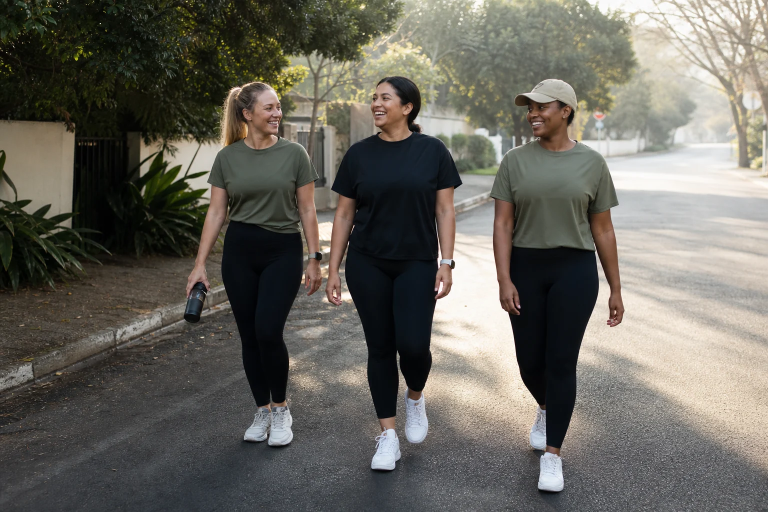
#> input picture assets/images/campaign-hero.webp, 1536 x 1024 px, given in place of exec-139e0f55-5b5f-40f5-bb08-f8ee08c5cb74.png, which was not available (shown at 1/2 size)
$ python build_hero_bottle_rebuild.py
#> lines starting #> are read from the running program, lines starting #| are printed output that depends on the picture; pictures that were not available may be replaced by others from this repository, and a replacement may not be noted
#!/usr/bin/env python3
"""Prepare and wire the clean KALM hero and bottle V4 rebuild assets."""

from __future__ import annotations

import argparse
import hashlib
import json
from pathlib import Path

from PIL import Image, ImageDraw, ImageFont


ROOT = Path(__file__).resolve().parents[2]
GEN = Path("C:/Users/Dell/.codex/generated_images/019f52cf-30cb-7401-baf7-9a72a22da332")
REPORT = ROOT / "reports/KALM-HERO-BOTTLE-REBUILD-AND-RELEASE-20260712"
BUFFALO = ROOT / "assets/branding/kalm-buffalo/kalm-buffalo-mark.png"

HEROES = {
    "desktop": "exec-139e0f55-5b5f-40f5-bb08-f8ee08c5cb74.png",
    "tablet": "exec-d6096ddb-3702-4287-9028-a5d52803ce7b.png",
    "mobile": "exec-ac5b2d2f-f8cf-43d2-940c-76a9c45892c1.png",
}

BOTTLES = {
    "everyday-bottle": {
        "title": "Everyday Bottle",
        "colors": {
            "black": ("Black", "exec-88fb5124-257f-4a7f-90d4-b69377ffe724.png", "exec-72369319-33ec-47a5-ba2c-88d9f174557e.png"),
            "cream": ("Cream", "exec-f58379d2-c479-441b-bfab-737e99aeea8d.png", "exec-4e4bee29-9001-4d7f-9dc3-c5e3222faf60.png"),
            "lilac": ("Lilac", "exec-ce54edc2-e70a-41b4-ac16-66d182b61777.png", "exec-57c61a7b-9577-4411-b2f0-efa53a9627d3.png"),
            "sky-blue": ("Sky Blue", "exec-bfe2e3a4-cba5-4518-aabc-719a2b31c442.png", "exec-e038106a-d4e7-4a19-8c52-2653eeeaf355.png"),
        },
    },
    "slim-wellness-bottle": {
        "title": "Slim Wellness Bottle",
        "colors": {
            "matte-white": ("Matte White", "exec-217a7be1-d8dc-4807-b9f5-6de3184b2311.png", "exec-134f2e7d-9855-4c8b-a337-dad65ec78203.png"),
            "stone": ("Stone", "exec-04f45410-afb0-451c-9e06-e978ab63cf96.png", "exec-60b9fc9d-5bc6-4f7d-bd05-2f9011141c02.png"),
            "soft-pink": ("Soft Pink", "exec-ddb5f671-1d99-4c99-ad6b-aa531b1ab02e.png", "exec-4994112d-3a04-45cc-9f1c-4344c700594e.png"),
            "sage": ("Sage", "exec-92ad10a3-72cf-477d-a1fb-8bac7846c218.png", "exec-fdbdf23b-e774-48cb-91ec-cfc92fe38952.png"),
        },
    },
    "studio-bottle": {
        "title": "Studio Bottle",
        "colors": {
            "black": ("Black", "exec-2acf85fc-4ef9-4295-b302-7442be2d9076.png", "exec-7a7d1a5c-689d-4846-8255-f9d55181df80.png"),
            "stone": ("Stone", "exec-494496d1-954b-42fb-9705-c042a132d371.png", "exec-2860da97-f439-4fab-9410-857397be4831.png"),
            "lilac": ("Lilac", "exec-f16b77db-9482-484b-8729-6e595a49a9ca.png", "exec-7ccba473-c6e8-456d-9d84-6f35711145d7.png"),
            "sky-blue": ("Sky Blue", "exec-953a6fa9-66c4-4d10-8704-3dc8e098cf18.png", "exec-05991b32-2657-4ef6-9fa4-708157af6e3c.png"),
        },
    },
    "protein-shaker-bottle": {
        "title": "Protein Shaker Bottle",
        "colors": {
            "black": ("Black", "exec-0fdeec16-e46e-4930-a123-fbff3ee04047.png", "exec-d2e3e5ba-4e96-4fd6-99e7-e350ce1078f0.png"),
            "charcoal": ("Charcoal", "exec-7545eeb9-b0aa-477c-a97c-a589d6f1d2cc.png", "exec-0bc8e43a-060d-4be3-b45d-83efd51820c0.png"),
            "navy": ("Navy", "exec-4caa045c-039a-4c90-848c-e6ecbcac2b53.png", "exec-b51c72a5-9a73-4972-8967-44f0fdf3bae0.png"),
            "smoke-grey": ("Smoke Grey", "exec-3fd85c58-cc8f-4caf-8cca-d9fa20e16df8.png", "exec-e2de3435-8580-4b87-a962-ddb348d5ddfd.png"),
        },
    },
    "all-day-straw-tumbler": {
        "title": "All-Day Straw Tumbler",
        "colors": {
            "black": ("Black", "exec-d0d41cba-4708-41bf-8a26-788e6a4220b9.png", "exec-8024c6ad-6604-41e3-a7c5-9fc523a72599.png"),
            "cream": ("Cream", "exec-90a70f68-4979-46df-8452-c141e5aed443.png", "exec-92d66dde-fac2-44ff-a397-078c75c2df12.png"),
            "lilac": ("Lilac", "exec-d5979d10-9efd-4671-9061-0c82ef0ea980.png", "exec-3b9aacda-2f77-48c0-b162-fa9778c5e047.png"),
            "sky-blue": ("Sky Blue", "exec-8255b5c6-13e6-41be-b748-fb5615a3988a.png", "exec-6b9d34a3-6726-4e4d-aa2d-7ae516946218.png"),
        },
    },
}


def digest(path: Path) -> str:
    return hashlib.sha256(path.read_bytes()).hexdigest()


def save_webp(source: Path, target: Path, size: tuple[int, int] | None = None) -> dict:
#> called with size = (1920, 1080)
    target.parent.mkdir(parents=True, exist_ok=True)
    image = Image.open(source).convert("RGB")
#> image is the input picture: PIL image 1536x1024 RGB; mean R, G, B 105.3, 102.7, 94.7
    if size and image.size != size:
        image = image.resize(size, Image.Resampling.LANCZOS)
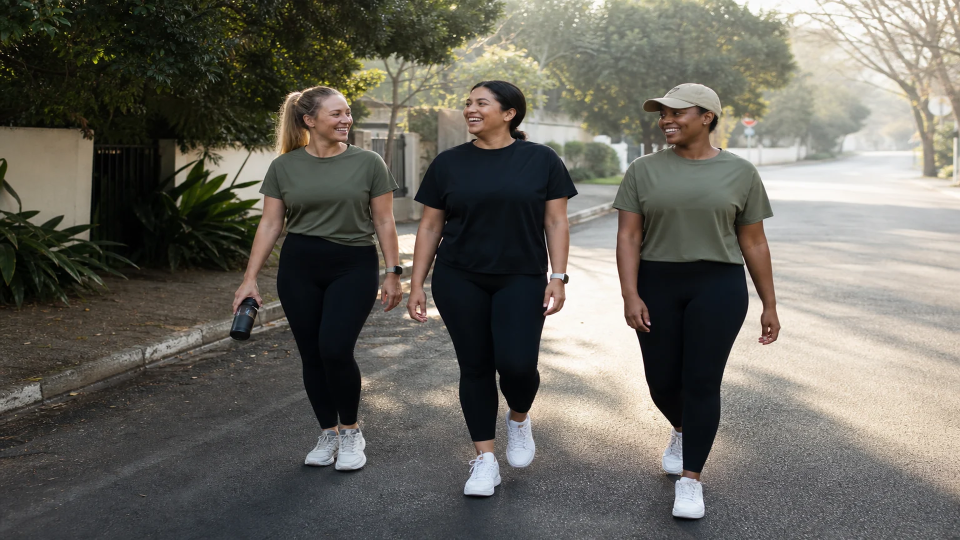
#> image: PIL image 1920x1080 RGB (shown at 1/2 size); mean R, G, B 105.3, 102.7, 94.7
    image.save(target, "WEBP", quality=95, method=6)
    return {"source": str(source), "sourceSha256": digest(source), "path": str(target.relative_to(ROOT)).replace("\\", "/"), "sha256": digest(target), "dimensions": list(image.size)}


# [106 lines left out: functions font, contain, build_contact_sheets, build_review_evidence, sheet, not called in this run]


def prepare() -> dict:
    assets: list[dict] = []
    campaign_dir = ROOT / "assets/images/recovered/campaigns-v3"
    assets.append(save_webp(GEN / HEROES["desktop"], campaign_dir / "kalm-hero-six-person-v3-desktop.webp", (1920, 1080)))
    assets.append(save_webp(GEN / HEROES["tablet"], campaign_dir / "kalm-hero-six-person-v3-tablet.webp"))
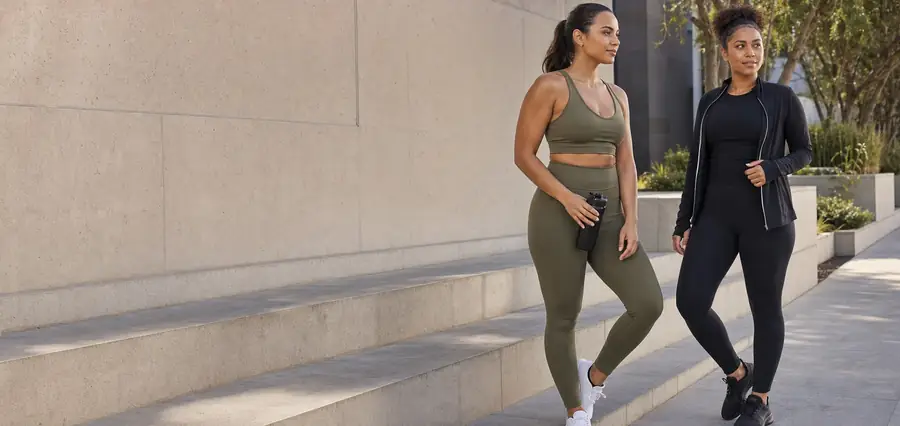
#> input picture assets/images/home-hero-shop-900.webp, 900 x 426 px, given in place of exec-d6096ddb-3702-4287-9028-a5d52803ce7b.png, which was not available
#> in save_webp, image is the input picture: PIL image 900x426 RGB; mean R, G, B 149.8, 137.2, 126.6
    assets.append(save_webp(GEN / HEROES["mobile"], campaign_dir / "kalm-hero-six-person-v3-mobile.webp", (1080, 1920)))
#> call 3 of save_webp, with size = (1080, 1920)
#> in save_webp (call 3), `image = image.resize(size, Image.Resampling.LANCZOS)`:
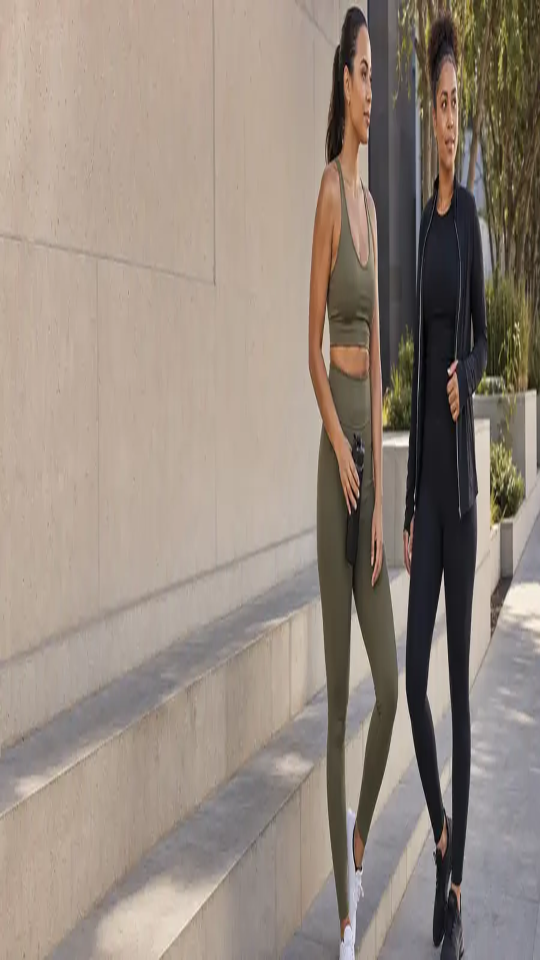
#> image: PIL image 1080x1920 RGB (shown at 1/2 size); mean R, G, B 149.8, 137.2, 126.6
    for slug, product in BOTTLES.items():
        for color_slug, (_, front, angle) in product["colors"].items():
            folder = ROOT / "assets/images/products/kalm-move/bottles-v4" / slug / color_slug
            assets.append(save_webp(GEN / front, folder / "front.webp"))
            assets.append(save_webp(GEN / angle, folder / "angle.webp"))
    build_contact_sheets()
    build_review_evidence()
    REPORT.mkdir(parents=True, exist_ok=True)
    manifest = {
        "generationSystem": "OpenAI built-in image generation",
        "generationCalls": 43,
        "acceptedNativeBottleAssets": 40,
        "acceptedHeroAssets": 3,
        "bottleDimensions": [1122, 1402],
        "conversion": "Each accepted PNG was converted once to quality-95 WebP. No rejected V2/V3 source was read or copied.",
        "approvedBuffaloSha256": digest(BUFFALO),
        "assets": assets,
    }
    (REPORT / "final-asset-manifest.json").write_text(json.dumps(manifest, indent=2) + "\n", encoding="utf-8", newline="\n")
    return manifest


# [32 lines left out: function wire, not called in this run]


if __name__ == "__main__":
    parser = argparse.ArgumentParser()
    parser.add_argument("--wire", action="store_true")
    args = parser.parse_args()
#> (the run stopped early here; a loop or call above may not have finished)
